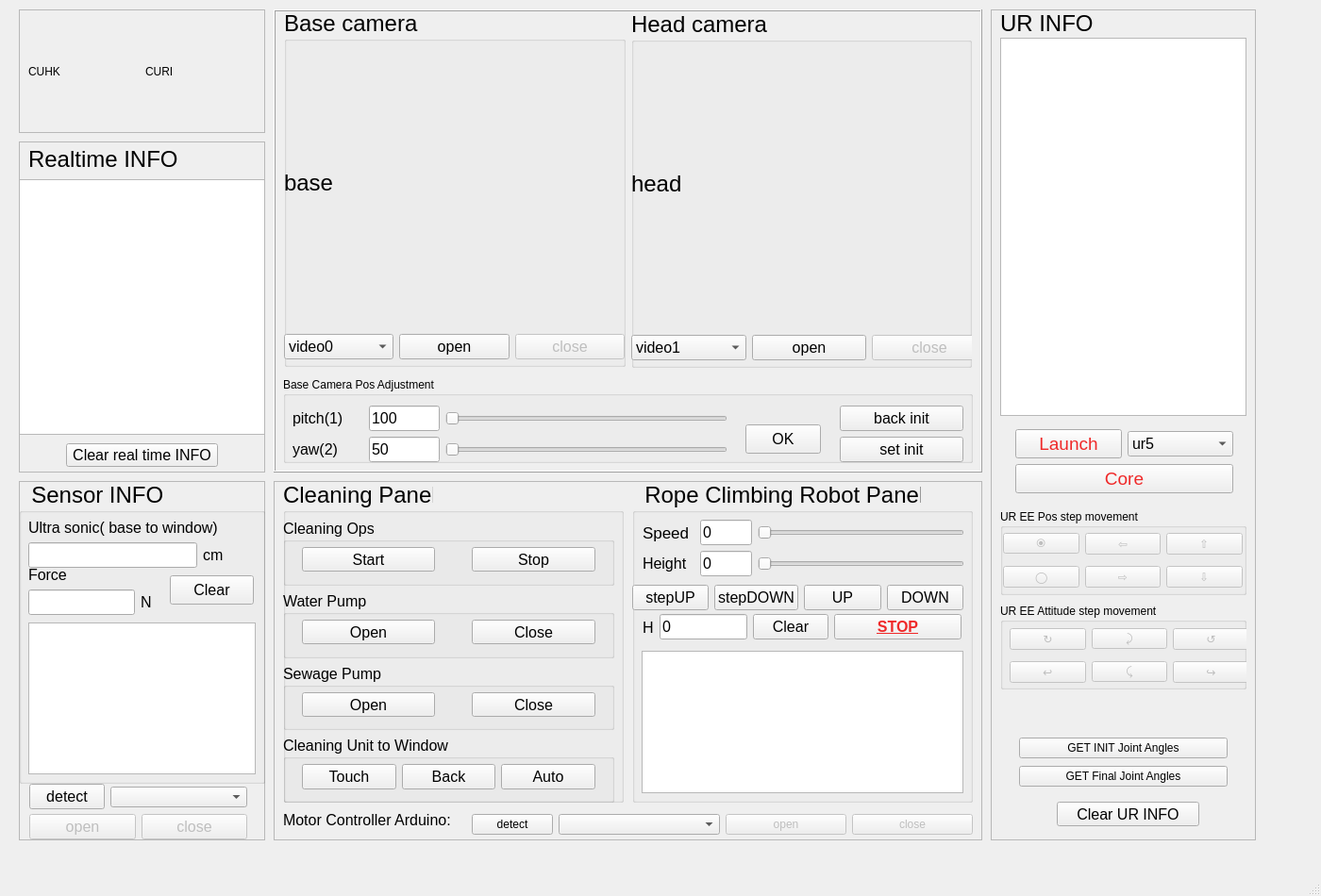
<?xml version="1.0" encoding="UTF-8"?>
<ui version="4.0">
 <class>MainWindow</class>
 <widget class="QMainWindow" name="MainWindow">
  <property name="geometry">
   <rect>
    <x>0</x>
    <y>0</y>
    <width>1400</width>
    <height>950</height>
   </rect>
  </property>
  <property name="windowTitle">
   <string>MainWindow</string>
  </property>
  <widget class="QWidget" name="centralwidget">
   <widget class="QFrame" name="cam_frame">
    <property name="geometry">
     <rect>
      <x>290</x>
      <y>10</y>
      <width>751</width>
      <height>491</height>
     </rect>
    </property>
    <property name="frameShape">
     <enum>QFrame::Box</enum>
    </property>
    <property name="frameShadow">
     <enum>QFrame::Raised</enum>
    </property>
    <widget class="QGroupBox" name="adjust_cam_base_gBox">
     <property name="geometry">
      <rect>
       <x>10</x>
       <y>390</y>
       <width>731</width>
       <height>91</height>
      </rect>
     </property>
     <property name="styleSheet">
      <string notr="true">border-color: rgb(0, 0, 0);</string>
     </property>
     <property name="title">
      <string>Base Camera Pos Adjustment</string>
     </property>
     <widget class="QPushButton" name="cam_base_adjust_btn">
      <property name="geometry">
       <rect>
        <x>490</x>
        <y>50</y>
        <width>80</width>
        <height>31</height>
       </rect>
      </property>
      <property name="font">
       <font>
        <pointsize>12</pointsize>
       </font>
      </property>
      <property name="toolTip">
       <string>&lt;html&gt;&lt;head/&gt;&lt;body&gt;&lt;p&gt;cam angle adjust button&lt;/p&gt;&lt;/body&gt;&lt;/html&gt;</string>
      </property>
      <property name="text">
       <string>OK</string>
      </property>
     </widget>
     <widget class="QWidget" name="layoutWidget">
      <property name="geometry">
       <rect>
        <x>10</x>
        <y>30</y>
        <width>461</width>
        <height>60</height>
       </rect>
      </property>
      <layout class="QGridLayout" name="gridLayout_4" columnstretch="1,1,4" columnminimumwidth="1,1,4">
       <item row="0" column="0">
        <widget class="QLabel" name="pitch_label">
         <property name="font">
          <font>
           <pointsize>12</pointsize>
          </font>
         </property>
         <property name="text">
          <string>pitch(1)</string>
         </property>
        </widget>
       </item>
       <item row="0" column="1">
        <widget class="QLineEdit" name="cam_base_pitch_ledit">
         <property name="font">
          <font>
           <pointsize>12</pointsize>
          </font>
         </property>
         <property name="focusPolicy">
          <enum>Qt::NoFocus</enum>
         </property>
         <property name="text">
          <string>100</string>
         </property>
         <property name="placeholderText">
          <string>100</string>
         </property>
        </widget>
       </item>
       <item row="0" column="2">
        <widget class="QSlider" name="cam_base_pitch_hSlider">
         <property name="maximum">
          <number>100</number>
         </property>
         <property name="orientation">
          <enum>Qt::Horizontal</enum>
         </property>
        </widget>
       </item>
       <item row="1" column="0">
        <widget class="QLabel" name="yaw_label">
         <property name="font">
          <font>
           <pointsize>12</pointsize>
          </font>
         </property>
         <property name="text">
          <string>yaw(2)</string>
         </property>
        </widget>
       </item>
       <item row="1" column="1">
        <widget class="QLineEdit" name="cam_base_yaw_ledit">
         <property name="font">
          <font>
           <pointsize>12</pointsize>
          </font>
         </property>
         <property name="focusPolicy">
          <enum>Qt::NoFocus</enum>
         </property>
         <property name="text">
          <string>50</string>
         </property>
         <property name="placeholderText">
          <string>50</string>
         </property>
        </widget>
       </item>
       <item row="1" column="2">
        <widget class="QSlider" name="cam_base_yaw_hSlider">
         <property name="maximum">
          <number>180</number>
         </property>
         <property name="orientation">
          <enum>Qt::Horizontal</enum>
         </property>
        </widget>
       </item>
      </layout>
     </widget>
     <widget class="QWidget" name="layoutWidget">
      <property name="geometry">
       <rect>
        <x>590</x>
        <y>30</y>
        <width>131</width>
        <height>60</height>
       </rect>
      </property>
      <layout class="QVBoxLayout" name="verticalLayout_6">
       <item>
        <widget class="QPushButton" name="cam_base_back_angle_btn">
         <property name="font">
          <font>
           <pointsize>12</pointsize>
          </font>
         </property>
         <property name="text">
          <string>back init</string>
         </property>
        </widget>
       </item>
       <item>
        <widget class="QPushButton" name="cam_base_set_angle_btn">
         <property name="font">
          <font>
           <pointsize>12</pointsize>
          </font>
         </property>
         <property name="text">
          <string>set init</string>
         </property>
        </widget>
       </item>
      </layout>
     </widget>
    </widget>
    <widget class="QGroupBox" name="base_cam_gBox">
     <property name="geometry">
      <rect>
       <x>11</x>
       <y>0</y>
       <width>362</width>
       <height>379</height>
      </rect>
     </property>
     <property name="font">
      <font>
       <pointsize>18</pointsize>
      </font>
     </property>
     <property name="title">
      <string>Base camera</string>
     </property>
     <widget class="QWidget" name="layoutWidget_3">
      <property name="geometry">
       <rect>
        <x>0</x>
        <y>30</y>
        <width>361</width>
        <height>341</height>
       </rect>
      </property>
      <layout class="QVBoxLayout" name="verticalLayout" stretch="5,1">
       <item>
        <widget class="QLabel" name="cam_base_label">
         <property name="text">
          <string>base</string>
         </property>
        </widget>
       </item>
       <item>
        <layout class="QHBoxLayout" name="horizontalLayout">
         <item>
          <widget class="QComboBox" name="com_cam_base_box">
           <property name="font">
            <font>
             <pointsize>12</pointsize>
            </font>
           </property>
           <item>
            <property name="text">
             <string>video0</string>
            </property>
           </item>
           <item>
            <property name="text">
             <string>video1</string>
            </property>
           </item>
           <item>
            <property name="text">
             <string>video2</string>
            </property>
           </item>
          </widget>
         </item>
         <item>
          <widget class="QPushButton" name="open_cam_base_btn">
           <property name="font">
            <font>
             <pointsize>12</pointsize>
            </font>
           </property>
           <property name="text">
            <string>open</string>
           </property>
          </widget>
         </item>
         <item>
          <widget class="QPushButton" name="close_cam_base_btn">
           <property name="enabled">
            <bool>false</bool>
           </property>
           <property name="font">
            <font>
             <pointsize>12</pointsize>
            </font>
           </property>
           <property name="text">
            <string>close</string>
           </property>
           <property name="checkable">
            <bool>false</bool>
           </property>
           <property name="default">
            <bool>false</bool>
           </property>
          </widget>
         </item>
        </layout>
       </item>
      </layout>
     </widget>
    </widget>
    <widget class="QGroupBox" name="head_cam_gBox">
     <property name="geometry">
      <rect>
       <x>379</x>
       <y>1</y>
       <width>361</width>
       <height>379</height>
      </rect>
     </property>
     <property name="font">
      <font>
       <pointsize>18</pointsize>
      </font>
     </property>
     <property name="title">
      <string>Head camera</string>
     </property>
     <widget class="QWidget" name="layoutWidget_4">
      <property name="geometry">
       <rect>
        <x>0</x>
        <y>30</y>
        <width>377</width>
        <height>341</height>
       </rect>
      </property>
      <layout class="QVBoxLayout" name="verticalLayout_2" stretch="5,1">
       <item>
        <widget class="QLabel" name="cam_head_label">
         <property name="text">
          <string>head</string>
         </property>
        </widget>
       </item>
       <item>
        <layout class="QHBoxLayout" name="horizontalLayout_2">
         <item>
          <widget class="QComboBox" name="com_cam_head_box">
           <property name="font">
            <font>
             <pointsize>12</pointsize>
            </font>
           </property>
           <item>
            <property name="text">
             <string>video1</string>
            </property>
           </item>
           <item>
            <property name="text">
             <string>video2</string>
            </property>
           </item>
           <item>
            <property name="text">
             <string>video0</string>
            </property>
           </item>
          </widget>
         </item>
         <item>
          <widget class="QPushButton" name="open_cam_head_btn">
           <property name="font">
            <font>
             <pointsize>12</pointsize>
            </font>
           </property>
           <property name="text">
            <string>open</string>
           </property>
          </widget>
         </item>
         <item>
          <widget class="QPushButton" name="close_cam_head_btn">
           <property name="enabled">
            <bool>false</bool>
           </property>
           <property name="font">
            <font>
             <pointsize>12</pointsize>
            </font>
           </property>
           <property name="text">
            <string>close</string>
           </property>
           <property name="checkable">
            <bool>false</bool>
           </property>
           <property name="default">
            <bool>false</bool>
           </property>
          </widget>
         </item>
        </layout>
       </item>
      </layout>
     </widget>
    </widget>
   </widget>
   <widget class="QFrame" name="controller_frame">
    <property name="geometry">
     <rect>
      <x>290</x>
      <y>510</y>
      <width>751</width>
      <height>381</height>
     </rect>
    </property>
    <property name="frameShape">
     <enum>QFrame::StyledPanel</enum>
    </property>
    <property name="frameShadow">
     <enum>QFrame::Raised</enum>
    </property>
    <widget class="QGroupBox" name="clean_panel_gBox">
     <property name="geometry">
      <rect>
       <x>10</x>
       <y>0</y>
       <width>361</width>
       <height>341</height>
      </rect>
     </property>
     <property name="font">
      <font>
       <pointsize>18</pointsize>
      </font>
     </property>
     <property name="title">
      <string>Cleaning Panel</string>
     </property>
     <widget class="QWidget" name="layoutWidget">
      <property name="geometry">
       <rect>
        <x>0</x>
        <y>40</y>
        <width>351</width>
        <height>301</height>
       </rect>
      </property>
      <layout class="QVBoxLayout" name="verticalLayout_3">
       <property name="topMargin">
        <number>0</number>
       </property>
       <property name="bottomMargin">
        <number>0</number>
       </property>
       <item>
        <widget class="QGroupBox" name="cleaning_ops_gBox">
         <property name="font">
          <font>
           <pointsize>12</pointsize>
          </font>
         </property>
         <property name="title">
          <string>Cleaning Ops</string>
         </property>
         <widget class="QPushButton" name="start_clean_ops_btn">
          <property name="geometry">
           <rect>
            <x>20</x>
            <y>30</y>
            <width>141</width>
            <height>26</height>
           </rect>
          </property>
          <property name="text">
           <string>Start</string>
          </property>
         </widget>
         <widget class="QPushButton" name="stop_clean_ops_btn">
          <property name="geometry">
           <rect>
            <x>200</x>
            <y>30</y>
            <width>131</width>
            <height>26</height>
           </rect>
          </property>
          <property name="text">
           <string>Stop</string>
          </property>
         </widget>
        </widget>
       </item>
       <item>
        <widget class="QGroupBox" name="wate_pump_gBox">
         <property name="font">
          <font>
           <pointsize>12</pointsize>
          </font>
         </property>
         <property name="title">
          <string>Water Pump</string>
         </property>
         <widget class="QPushButton" name="open_water_pump_btn">
          <property name="geometry">
           <rect>
            <x>20</x>
            <y>30</y>
            <width>141</width>
            <height>26</height>
           </rect>
          </property>
          <property name="text">
           <string>Open</string>
          </property>
         </widget>
         <widget class="QPushButton" name="close_water_pump_btn">
          <property name="geometry">
           <rect>
            <x>200</x>
            <y>30</y>
            <width>131</width>
            <height>26</height>
           </rect>
          </property>
          <property name="text">
           <string>Close</string>
          </property>
         </widget>
        </widget>
       </item>
       <item>
        <widget class="QGroupBox" name="sewage_pump_gBox">
         <property name="font">
          <font>
           <pointsize>12</pointsize>
          </font>
         </property>
         <property name="title">
          <string>Sewage Pump</string>
         </property>
         <widget class="QPushButton" name="open_sewage_pump_btn">
          <property name="geometry">
           <rect>
            <x>20</x>
            <y>30</y>
            <width>141</width>
            <height>26</height>
           </rect>
          </property>
          <property name="text">
           <string>Open</string>
          </property>
         </widget>
         <widget class="QPushButton" name="close_sewage_pump_btn">
          <property name="geometry">
           <rect>
            <x>200</x>
            <y>30</y>
            <width>131</width>
            <height>26</height>
           </rect>
          </property>
          <property name="text">
           <string>Close</string>
          </property>
         </widget>
        </widget>
       </item>
       <item>
        <widget class="QGroupBox" name="ur_ops_gBox">
         <property name="font">
          <font>
           <pointsize>12</pointsize>
          </font>
         </property>
         <property name="title">
          <string>Cleaning Unit to Window</string>
         </property>
         <widget class="QWidget" name="layoutWidget">
          <property name="geometry">
           <rect>
            <x>20</x>
            <y>30</y>
            <width>311</width>
            <height>28</height>
           </rect>
          </property>
          <layout class="QHBoxLayout" name="horizontalLayout_7">
           <item>
            <widget class="QPushButton" name="unit_touch_window_btn">
             <property name="text">
              <string>Touch</string>
             </property>
            </widget>
           </item>
           <item>
            <widget class="QPushButton" name="unit_back_init_btn">
             <property name="text">
              <string>Back</string>
             </property>
            </widget>
           </item>
           <item>
            <widget class="QPushButton" name="unit_auto_clean_btn">
             <property name="text">
              <string>Auto</string>
             </property>
            </widget>
           </item>
          </layout>
         </widget>
        </widget>
       </item>
      </layout>
     </widget>
    </widget>
    <widget class="QGroupBox" name="rcr_panel_gBox">
     <property name="geometry">
      <rect>
       <x>380</x>
       <y>0</y>
       <width>361</width>
       <height>341</height>
      </rect>
     </property>
     <property name="font">
      <font>
       <pointsize>18</pointsize>
      </font>
     </property>
     <property name="title">
      <string>  Rope Climbing Robot Panel</string>
     </property>
     <widget class="QTextEdit" name="rcr_info_textEdit">
      <property name="geometry">
       <rect>
        <x>10</x>
        <y>180</y>
        <width>341</width>
        <height>151</height>
       </rect>
      </property>
      <property name="font">
       <font>
        <pointsize>10</pointsize>
       </font>
      </property>
     </widget>
     <widget class="QWidget" name="layoutWidget">
      <property name="geometry">
       <rect>
        <x>11</x>
        <y>41</y>
        <width>341</width>
        <height>62</height>
       </rect>
      </property>
      <layout class="QHBoxLayout" name="horizontalLayout_10" stretch="5">
       <item>
        <layout class="QGridLayout" name="gridLayout_3" columnstretch="1,1,4" columnminimumwidth="1,1,4">
         <item row="0" column="0">
          <widget class="QLabel" name="rcr_speed_label">
           <property name="font">
            <font>
             <pointsize>13</pointsize>
            </font>
           </property>
           <property name="text">
            <string>Speed</string>
           </property>
          </widget>
         </item>
         <item row="0" column="1">
          <widget class="QLineEdit" name="speed_rcr_lineEdit">
           <property name="font">
            <font>
             <pointsize>12</pointsize>
            </font>
           </property>
           <property name="text">
            <string>0</string>
           </property>
           <property name="placeholderText">
            <string>0</string>
           </property>
          </widget>
         </item>
         <item row="0" column="2">
          <widget class="QSlider" name="speed_rcr_hSlider">
           <property name="orientation">
            <enum>Qt::Horizontal</enum>
           </property>
          </widget>
         </item>
         <item row="1" column="0">
          <widget class="QLabel" name="rcr_height_label">
           <property name="font">
            <font>
             <pointsize>12</pointsize>
            </font>
           </property>
           <property name="text">
            <string>Height</string>
           </property>
          </widget>
         </item>
         <item row="1" column="1">
          <widget class="QLineEdit" name="height_rcr_lineEdit">
           <property name="font">
            <font>
             <pointsize>12</pointsize>
            </font>
           </property>
           <property name="text">
            <string>0</string>
           </property>
           <property name="placeholderText">
            <string>0</string>
           </property>
          </widget>
         </item>
         <item row="1" column="2">
          <widget class="QSlider" name="height_rcr_hSlider">
           <property name="orientation">
            <enum>Qt::Horizontal</enum>
           </property>
          </widget>
         </item>
        </layout>
       </item>
      </layout>
     </widget>
     <widget class="QWidget" name="layoutWidget">
      <property name="geometry">
       <rect>
        <x>0</x>
        <y>110</y>
        <width>351</width>
        <height>28</height>
       </rect>
      </property>
      <layout class="QHBoxLayout" name="horizontalLayout_13">
       <item>
        <widget class="QPushButton" name="step_up_rcr_btn">
         <property name="font">
          <font>
           <pointsize>12</pointsize>
          </font>
         </property>
         <property name="text">
          <string>stepUP</string>
         </property>
        </widget>
       </item>
       <item>
        <widget class="QPushButton" name="step_down_rcr_btn">
         <property name="font">
          <font>
           <pointsize>12</pointsize>
          </font>
         </property>
         <property name="text">
          <string>stepDOWN</string>
         </property>
        </widget>
       </item>
       <item>
        <widget class="QPushButton" name="up_rcr_btn">
         <property name="font">
          <font>
           <pointsize>12</pointsize>
          </font>
         </property>
         <property name="text">
          <string>UP</string>
         </property>
        </widget>
       </item>
       <item>
        <widget class="QPushButton" name="down_rcr_btn">
         <property name="font">
          <font>
           <pointsize>12</pointsize>
          </font>
         </property>
         <property name="text">
          <string>DOWN</string>
         </property>
        </widget>
       </item>
      </layout>
     </widget>
     <widget class="QWidget" name="layoutWidget">
      <property name="geometry">
       <rect>
        <x>11</x>
        <y>140</y>
        <width>338</width>
        <height>30</height>
       </rect>
      </property>
      <layout class="QHBoxLayout" name="horizontalLayout_14" stretch="2,4">
       <item>
        <layout class="QHBoxLayout" name="horizontalLayout_8">
         <item>
          <widget class="QLabel" name="rcr_ab_height_label">
           <property name="font">
            <font>
             <pointsize>12</pointsize>
            </font>
           </property>
           <property name="text">
            <string>H</string>
           </property>
          </widget>
         </item>
         <item>
          <widget class="QLineEdit" name="height_ab__rcr_lineEdit">
           <property name="font">
            <font>
             <pointsize>12</pointsize>
            </font>
           </property>
           <property name="focusPolicy">
            <enum>Qt::NoFocus</enum>
           </property>
           <property name="text">
            <string>0</string>
           </property>
           <property name="placeholderText">
            <string>0</string>
           </property>
          </widget>
         </item>
        </layout>
       </item>
       <item>
        <layout class="QHBoxLayout" name="horizontalLayout_3" stretch="2,4">
         <item>
          <widget class="QPushButton" name="clear_rcr_txt_btn">
           <property name="font">
            <font>
             <pointsize>12</pointsize>
            </font>
           </property>
           <property name="text">
            <string>Clear</string>
           </property>
          </widget>
         </item>
         <item>
          <widget class="QPushButton" name="stop_rcr_btn">
           <property name="font">
            <font>
             <pointsize>12</pointsize>
             <weight>75</weight>
             <italic>false</italic>
             <bold>true</bold>
             <underline>true</underline>
            </font>
           </property>
           <property name="statusTip">
            <string>emergency STOP!!!!</string>
           </property>
           <property name="styleSheet">
            <string notr="true">color: rgb(239, 41, 41);</string>
           </property>
           <property name="text">
            <string>STOP</string>
           </property>
          </widget>
         </item>
        </layout>
       </item>
      </layout>
     </widget>
    </widget>
    <widget class="QLabel" name="motor_arduino_ctr_label">
     <property name="geometry">
      <rect>
       <x>10</x>
       <y>350</y>
       <width>201</width>
       <height>18</height>
      </rect>
     </property>
     <property name="font">
      <font>
       <pointsize>12</pointsize>
      </font>
     </property>
     <property name="text">
      <string>Motor Controller Arduino:</string>
     </property>
    </widget>
    <widget class="QWidget" name="layoutWidget">
     <property name="geometry">
      <rect>
       <x>210</x>
       <y>350</y>
       <width>531</width>
       <height>29</height>
      </rect>
     </property>
     <layout class="QHBoxLayout" name="horizontalLayout_6" stretch="1,1">
      <item>
       <layout class="QHBoxLayout" name="horizontalLayout_4" stretch="2,4">
        <item>
         <widget class="QPushButton" name="detect_control_com_btn">
          <property name="text">
           <string>detect</string>
          </property>
         </widget>
        </item>
        <item>
         <widget class="QComboBox" name="com_control_box"/>
        </item>
       </layout>
      </item>
      <item>
       <layout class="QHBoxLayout" name="horizontalLayout_5">
        <item>
         <widget class="QPushButton" name="open_control_com_btn">
          <property name="enabled">
           <bool>false</bool>
          </property>
          <property name="text">
           <string>open</string>
          </property>
         </widget>
        </item>
        <item>
         <widget class="QPushButton" name="close_control_com_btn">
          <property name="enabled">
           <bool>false</bool>
          </property>
          <property name="text">
           <string>close</string>
          </property>
          <property name="autoDefault">
           <bool>false</bool>
          </property>
          <property name="default">
           <bool>false</bool>
          </property>
         </widget>
        </item>
       </layout>
      </item>
     </layout>
    </widget>
   </widget>
   <widget class="QFrame" name="icon_frame">
    <property name="geometry">
     <rect>
      <x>20</x>
      <y>10</y>
      <width>261</width>
      <height>131</height>
     </rect>
    </property>
    <property name="frameShape">
     <enum>QFrame::StyledPanel</enum>
    </property>
    <property name="frameShadow">
     <enum>QFrame::Raised</enum>
    </property>
    <widget class="QWidget" name="layoutWidget">
     <property name="geometry">
      <rect>
       <x>10</x>
       <y>10</y>
       <width>241</width>
       <height>111</height>
      </rect>
     </property>
     <layout class="QHBoxLayout" name="horizontalLayout_9">
      <item>
       <widget class="QLabel" name="icon_cuhk_label">
        <property name="statusTip">
         <string>http://www.cuhk.edu.com, Welcome to SGL github: https://github.com/Luminary-S</string>
        </property>
        <property name="text">
         <string>CUHK</string>
        </property>
       </widget>
      </item>
      <item>
       <widget class="QLabel" name="icon_curi_label">
        <property name="statusTip">
         <string>http://ri.cuhk.edu.hk/, Welcome to SGL github: https://github.com/Luminary-S</string>
        </property>
        <property name="text">
         <string>CURI</string>
        </property>
       </widget>
      </item>
     </layout>
    </widget>
   </widget>
   <widget class="QFrame" name="real_time_info_frame">
    <property name="geometry">
     <rect>
      <x>20</x>
      <y>150</y>
      <width>261</width>
      <height>351</height>
     </rect>
    </property>
    <property name="frameShape">
     <enum>QFrame::StyledPanel</enum>
    </property>
    <property name="frameShadow">
     <enum>QFrame::Raised</enum>
    </property>
    <widget class="QLabel" name="real_time_info_label">
     <property name="geometry">
      <rect>
       <x>10</x>
       <y>10</y>
       <width>211</width>
       <height>18</height>
      </rect>
     </property>
     <property name="font">
      <font>
       <pointsize>18</pointsize>
      </font>
     </property>
     <property name="text">
      <string>Realtime INFO</string>
     </property>
    </widget>
    <widget class="QTextEdit" name="real_time_info_textEdit">
     <property name="geometry">
      <rect>
       <x>0</x>
       <y>40</y>
       <width>261</width>
       <height>271</height>
      </rect>
     </property>
    </widget>
    <widget class="QPushButton" name="clear_real_time_txt_btn">
     <property name="geometry">
      <rect>
       <x>50</x>
       <y>320</y>
       <width>161</width>
       <height>25</height>
      </rect>
     </property>
     <property name="font">
      <font>
       <pointsize>12</pointsize>
      </font>
     </property>
     <property name="text">
      <string>Clear real time INFO</string>
     </property>
    </widget>
   </widget>
   <widget class="QFrame" name="sensor_frame">
    <property name="geometry">
     <rect>
      <x>20</x>
      <y>510</y>
      <width>261</width>
      <height>381</height>
     </rect>
    </property>
    <property name="frameShape">
     <enum>QFrame::StyledPanel</enum>
    </property>
    <property name="frameShadow">
     <enum>QFrame::Raised</enum>
    </property>
    <widget class="QGroupBox" name="sensor_info_gBox">
     <property name="geometry">
      <rect>
       <x>0</x>
       <y>0</y>
       <width>261</width>
       <height>321</height>
      </rect>
     </property>
     <property name="font">
      <font>
       <pointsize>18</pointsize>
      </font>
     </property>
     <property name="title">
      <string>  Sensor INFO</string>
     </property>
     <widget class="QPushButton" name="clear_sensor_txt_btn">
      <property name="geometry">
       <rect>
        <x>160</x>
        <y>100</y>
        <width>89</width>
        <height>31</height>
       </rect>
      </property>
      <property name="font">
       <font>
        <pointsize>12</pointsize>
       </font>
      </property>
      <property name="text">
       <string>Clear</string>
      </property>
     </widget>
     <widget class="QTextEdit" name="sensor_info_textEdit">
      <property name="geometry">
       <rect>
        <x>10</x>
        <y>150</y>
        <width>241</width>
        <height>161</height>
       </rect>
      </property>
      <property name="font">
       <font>
        <pointsize>10</pointsize>
       </font>
      </property>
     </widget>
     <widget class="QWidget" name="layoutWidget">
      <property name="geometry">
       <rect>
        <x>10</x>
        <y>90</y>
        <width>131</width>
        <height>52</height>
       </rect>
      </property>
      <layout class="QGridLayout" name="gridLayout_5">
       <item row="1" column="1">
        <widget class="QLabel" name="sensor_N_lab">
         <property name="font">
          <font>
           <pointsize>12</pointsize>
          </font>
         </property>
         <property name="text">
          <string>N</string>
         </property>
        </widget>
       </item>
       <item row="1" column="0">
        <widget class="QLineEdit" name="force_lineEdit">
         <property name="font">
          <font>
           <pointsize>12</pointsize>
          </font>
         </property>
         <property name="focusPolicy">
          <enum>Qt::NoFocus</enum>
         </property>
        </widget>
       </item>
       <item row="0" column="0" colspan="2">
        <widget class="QLabel" name="sensor_force_label">
         <property name="font">
          <font>
           <pointsize>12</pointsize>
          </font>
         </property>
         <property name="text">
          <string>Force</string>
         </property>
        </widget>
       </item>
      </layout>
     </widget>
     <widget class="QWidget" name="layoutWidget">
      <property name="geometry">
       <rect>
        <x>10</x>
        <y>40</y>
        <width>207</width>
        <height>52</height>
       </rect>
      </property>
      <layout class="QGridLayout" name="gridLayout_6">
       <item row="0" column="0" colspan="2">
        <widget class="QLabel" name="sensor_sonic_label">
         <property name="font">
          <font>
           <pointsize>12</pointsize>
          </font>
         </property>
         <property name="text">
          <string>Ultra sonic( base to window)</string>
         </property>
        </widget>
       </item>
       <item row="1" column="0">
        <widget class="QLineEdit" name="sonic_lineEdit">
         <property name="font">
          <font>
           <pointsize>12</pointsize>
          </font>
         </property>
         <property name="focusPolicy">
          <enum>Qt::NoFocus</enum>
         </property>
        </widget>
       </item>
       <item row="1" column="1">
        <widget class="QLabel" name="sensor_cm_label">
         <property name="font">
          <font>
           <pointsize>12</pointsize>
          </font>
         </property>
         <property name="text">
          <string>cm</string>
         </property>
        </widget>
       </item>
      </layout>
     </widget>
    </widget>
    <widget class="QWidget" name="layoutWidget">
     <property name="geometry">
      <rect>
       <x>11</x>
       <y>321</y>
       <width>231</width>
       <height>28</height>
      </rect>
     </property>
     <layout class="QHBoxLayout" name="horizontalLayout_11" stretch="2,4">
      <item>
       <widget class="QPushButton" name="detect_sensor_com_btn">
        <property name="font">
         <font>
          <pointsize>12</pointsize>
         </font>
        </property>
        <property name="text">
         <string>detect</string>
        </property>
       </widget>
      </item>
      <item>
       <widget class="QComboBox" name="com_sensor_box"/>
      </item>
     </layout>
    </widget>
    <widget class="QWidget" name="layoutWidget">
     <property name="geometry">
      <rect>
       <x>11</x>
       <y>353</y>
       <width>231</width>
       <height>28</height>
      </rect>
     </property>
     <layout class="QHBoxLayout" name="horizontalLayout_12">
      <item>
       <widget class="QPushButton" name="open_sensor_com_btn">
        <property name="enabled">
         <bool>false</bool>
        </property>
        <property name="font">
         <font>
          <pointsize>12</pointsize>
         </font>
        </property>
        <property name="text">
         <string>open</string>
        </property>
       </widget>
      </item>
      <item>
       <widget class="QPushButton" name="close_sensor_com_btn">
        <property name="enabled">
         <bool>false</bool>
        </property>
        <property name="font">
         <font>
          <pointsize>12</pointsize>
         </font>
        </property>
        <property name="text">
         <string>close</string>
        </property>
        <property name="autoDefault">
         <bool>false</bool>
        </property>
        <property name="default">
         <bool>false</bool>
        </property>
       </widget>
      </item>
     </layout>
    </widget>
   </widget>
   <widget class="QFrame" name="frame">
    <property name="geometry">
     <rect>
      <x>1050</x>
      <y>10</y>
      <width>281</width>
      <height>881</height>
     </rect>
    </property>
    <property name="frameShape">
     <enum>QFrame::StyledPanel</enum>
    </property>
    <property name="frameShadow">
     <enum>QFrame::Raised</enum>
    </property>
    <widget class="QGroupBox" name="groupBox">
     <property name="geometry">
      <rect>
       <x>10</x>
       <y>0</y>
       <width>261</width>
       <height>431</height>
      </rect>
     </property>
     <property name="font">
      <font>
       <pointsize>18</pointsize>
      </font>
     </property>
     <property name="title">
      <string>UR INFO</string>
     </property>
     <widget class="QTextEdit" name="ur_info_textEdit">
      <property name="geometry">
       <rect>
        <x>0</x>
        <y>30</y>
        <width>261</width>
        <height>401</height>
       </rect>
      </property>
      <property name="font">
       <font>
        <pointsize>10</pointsize>
       </font>
      </property>
     </widget>
    </widget>
    <widget class="QGroupBox" name="adjust_UR_EE_pos_gBox">
     <property name="geometry">
      <rect>
       <x>10</x>
       <y>530</y>
       <width>261</width>
       <height>91</height>
      </rect>
     </property>
     <property name="styleSheet">
      <string notr="true">border-color: rgb(0, 0, 0);</string>
     </property>
     <property name="title">
      <string>UR EE Pos step movement</string>
     </property>
     <widget class="QWidget" name="layoutWidget">
      <property name="geometry">
       <rect>
        <x>3</x>
        <y>19</y>
        <width>254</width>
        <height>71</height>
       </rect>
      </property>
      <layout class="QGridLayout" name="gridLayout">
       <item row="0" column="0">
        <widget class="QPushButton" name="ur_forward_btn">
         <property name="enabled">
          <bool>false</bool>
         </property>
         <property name="text">
          <string>⦿</string>
         </property>
        </widget>
       </item>
       <item row="0" column="1">
        <widget class="QPushButton" name="ur_left_btn">
         <property name="enabled">
          <bool>false</bool>
         </property>
         <property name="text">
          <string>⇦</string>
         </property>
        </widget>
       </item>
       <item row="0" column="2">
        <widget class="QPushButton" name="ur_up_btn">
         <property name="enabled">
          <bool>false</bool>
         </property>
         <property name="text">
          <string>⇧</string>
         </property>
        </widget>
       </item>
       <item row="1" column="0">
        <widget class="QPushButton" name="ur_back_btn">
         <property name="enabled">
          <bool>false</bool>
         </property>
         <property name="text">
          <string>◯</string>
         </property>
        </widget>
       </item>
       <item row="1" column="1">
        <widget class="QPushButton" name="ur_right_btn">
         <property name="enabled">
          <bool>false</bool>
         </property>
         <property name="text">
          <string>⇨</string>
         </property>
        </widget>
       </item>
       <item row="1" column="2">
        <widget class="QPushButton" name="ur_down_btn">
         <property name="enabled">
          <bool>false</bool>
         </property>
         <property name="text">
          <string>⇩</string>
         </property>
        </widget>
       </item>
      </layout>
     </widget>
    </widget>
    <widget class="QGroupBox" name="adjust_UR_EE_atti_gBox">
     <property name="geometry">
      <rect>
       <x>10</x>
       <y>630</y>
       <width>261</width>
       <height>91</height>
      </rect>
     </property>
     <property name="styleSheet">
      <string notr="true">border-color: rgb(0, 0, 0);</string>
     </property>
     <property name="title">
      <string>UR EE Attitude step movement</string>
     </property>
     <widget class="QWidget" name="layoutWidget_2">
      <property name="geometry">
       <rect>
        <x>10</x>
        <y>20</y>
        <width>254</width>
        <height>71</height>
       </rect>
      </property>
      <layout class="QGridLayout" name="gridLayout_2">
       <item row="0" column="0">
        <widget class="QPushButton" name="ur_ee_roll1_btn">
         <property name="enabled">
          <bool>false</bool>
         </property>
         <property name="toolTip">
          <string>pitch</string>
         </property>
         <property name="text">
          <string>↻</string>
         </property>
        </widget>
       </item>
       <item row="0" column="1">
        <widget class="QPushButton" name="ur_ee_pitch1_btn">
         <property name="enabled">
          <bool>false</bool>
         </property>
         <property name="layoutDirection">
          <enum>Qt::LeftToRight</enum>
         </property>
         <property name="text">
          <string>⤸</string>
         </property>
        </widget>
       </item>
       <item row="0" column="2">
        <widget class="QPushButton" name="ur_ee_roll2_btn">
         <property name="enabled">
          <bool>false</bool>
         </property>
         <property name="text">
          <string>↺</string>
         </property>
        </widget>
       </item>
       <item row="1" column="0">
        <widget class="QPushButton" name="ur_ee_yaw1_btn">
         <property name="enabled">
          <bool>false</bool>
         </property>
         <property name="layoutDirection">
          <enum>Qt::LeftToRight</enum>
         </property>
         <property name="text">
          <string>↩</string>
         </property>
        </widget>
       </item>
       <item row="1" column="1">
        <widget class="QPushButton" name="ur_ee_pitch2_btn">
         <property name="enabled">
          <bool>false</bool>
         </property>
         <property name="text">
          <string>⤹</string>
         </property>
        </widget>
       </item>
       <item row="1" column="2">
        <widget class="QPushButton" name="ur_ee_yaw2_btn">
         <property name="enabled">
          <bool>false</bool>
         </property>
         <property name="text">
          <string>↪</string>
         </property>
        </widget>
       </item>
      </layout>
     </widget>
    </widget>
    <widget class="QWidget" name="layoutWidget">
     <property name="geometry">
      <rect>
       <x>30</x>
       <y>770</y>
       <width>221</width>
       <height>58</height>
      </rect>
     </property>
     <layout class="QVBoxLayout" name="verticalLayout_4">
      <item>
       <widget class="QPushButton" name="get_init_ur_pos_btn">
        <property name="text">
         <string>GET INIT Joint Angles</string>
        </property>
       </widget>
      </item>
      <item>
       <widget class="QPushButton" name="get_final_ur_pos_btn">
        <property name="text">
         <string>GET Final Joint Angles</string>
        </property>
       </widget>
      </item>
     </layout>
    </widget>
    <widget class="QPushButton" name="clear_ur_info_txt_btn">
     <property name="geometry">
      <rect>
       <x>70</x>
       <y>840</y>
       <width>151</width>
       <height>26</height>
      </rect>
     </property>
     <property name="font">
      <font>
       <pointsize>12</pointsize>
      </font>
     </property>
     <property name="text">
      <string>Clear UR INFO</string>
     </property>
    </widget>
    <widget class="QWidget" name="">
     <property name="geometry">
      <rect>
       <x>26</x>
       <y>445</y>
       <width>231</width>
       <height>70</height>
      </rect>
     </property>
     <layout class="QVBoxLayout" name="verticalLayout_5">
      <item>
       <layout class="QHBoxLayout" name="horizontalLayout_15">
        <item>
         <widget class="QPushButton" name="ur_launch_btn">
          <property name="enabled">
           <bool>true</bool>
          </property>
          <property name="font">
           <font>
            <family>Ubuntu</family>
            <pointsize>14</pointsize>
            <weight>50</weight>
            <italic>false</italic>
            <bold>false</bold>
           </font>
          </property>
          <property name="styleSheet">
           <string notr="true">color: rgb(239, 41, 41);
font: 14pt &quot;Ubuntu&quot;;</string>
          </property>
          <property name="text">
           <string>Launch</string>
          </property>
         </widget>
        </item>
        <item>
         <widget class="QComboBox" name="ur_choose_box">
          <property name="font">
           <font>
            <pointsize>12</pointsize>
           </font>
          </property>
          <item>
           <property name="text">
            <string>ur5</string>
           </property>
          </item>
          <item>
           <property name="text">
            <string>ur3</string>
           </property>
          </item>
         </widget>
        </item>
       </layout>
      </item>
      <item>
       <widget class="QPushButton" name="ur_core_btn">
        <property name="enabled">
         <bool>true</bool>
        </property>
        <property name="font">
         <font>
          <family>Ubuntu</family>
          <pointsize>14</pointsize>
          <weight>50</weight>
          <italic>false</italic>
          <bold>false</bold>
         </font>
        </property>
        <property name="styleSheet">
         <string notr="true">color: rgb(239, 41, 41);
font: 14pt &quot;Ubuntu&quot;;</string>
        </property>
        <property name="text">
         <string>Core</string>
        </property>
       </widget>
      </item>
     </layout>
    </widget>
   </widget>
  </widget>
  <widget class="QMenuBar" name="menubar">
   <property name="geometry">
    <rect>
     <x>0</x>
     <y>0</y>
     <width>1400</width>
     <height>28</height>
    </rect>
   </property>
  </widget>
  <widget class="QStatusBar" name="statusBar"/>
 </widget>
 <resources/>
 <connections/>
</ui>
